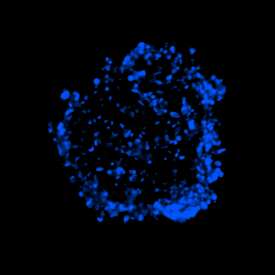
#> input picture images/All/1_all.png, 275 x 275 px
$ python Count.py
#> lines starting #> are read from the running program, lines starting #| are printed output that depends on the picture; after the words box and inside, x2 and y2 are one past the last pixel; in counts of white or black regions, pixels touching at a corner belong together
import cv2
import numpy as np

img_name = input("Name of picture with blue ones? ")
#> the answer given: images/All/1_all.png
img_name2 = input("Name of picture with red ones? ")
#> the answer given: images/All/2_all.png


img = cv2.imread(img_name)
#> img is the input picture: shape (275, 275, 3); mean B, G, R 18.7, 6.2, 0
img2 = cv2.imread(img_name2)
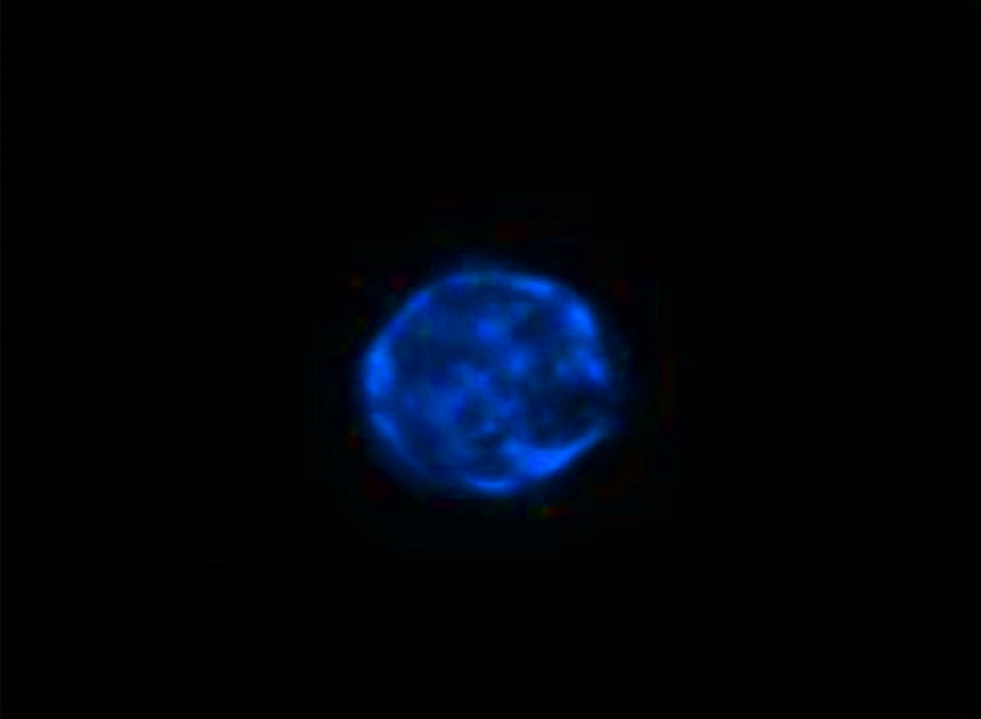
#> input picture images/All/2_all.png, 981 x 719 px, shrunk from 1201 x 881 before the run
#> img2 is the input picture: shape (719, 981, 3); mean B, G, R 10.4, 4.1, 0.9

#boundaries for the color blue
boundaries = [
    ([30, 0, 0], [255, 220, 220])
    ]

for(lower, upper) in boundaries:
    # creates numpy array from boundaries
    lower = np.array(lower, dtype = "uint8")
    upper = np.array(upper, dtype = "uint8")

    # finds colors in boundaries and applies a mask
    mask = cv2.inRange(img, lower, upper)
    output = cv2.bitwise_and(img, img, mask = mask)
#> this loop made 1 pass
#> pass 1, `mask = cv2.inRange(img, lower, upper)`:
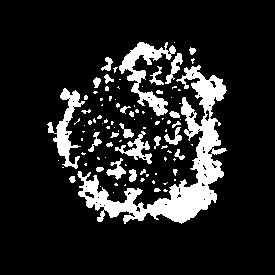
#> mask: shape (275, 275); 13.9% white; 97 white regions (67 under 20 px), largest, box (x1, y1, x2, y2) and area: (77, 65, 227, 224) 5755, (119, 42, 176, 116) 1325, (47, 88, 85, 169) 963

tot_pixel = output.size
#> tot_pixel = 226875
blue_pixel = np.count_nonzero(output)
#> blue_pixel = 20994
percentage = round(blue_pixel * 100 / tot_pixel, 4)
#> percentage = 9.25

#boundaries for the color red
boundaries = [
    ([0, 0, 30], [220, 220, 255])
    ]

for(lower, upper) in boundaries:
    #creates numpy array from boundaries
    lower = np.array(lower, dtype = "uint8")
    upper = np.array(upper, dtype = "uint8")

    #finds colors in boundaries and applies a mask
    mask = cv2.inRange(img2, lower, upper)
    output = cv2.bitwise_and(img2, img2, mask = mask)

tot_pixel2 = output.size
#> tot_pixel2 = 2116017
red_pixel2 = np.count_nonzero(output)
#> red_pixel2 = 0
percentage2 = round(red_pixel2 * 100 / tot_pixel2, 4)
#> percentage2 = 0

living = percentage - percentage2
#> living = 9.25

print("Percentage of living cells: " + str(living) + "%")
#| Percentage of living cells: 9.2536%

res = "Percentage of living cells: " + str(living) + "%"
#> res = 'Percentage of living cells: 9.2536%'
with open("res.txt", 'w') as file:
	file.write(res)
